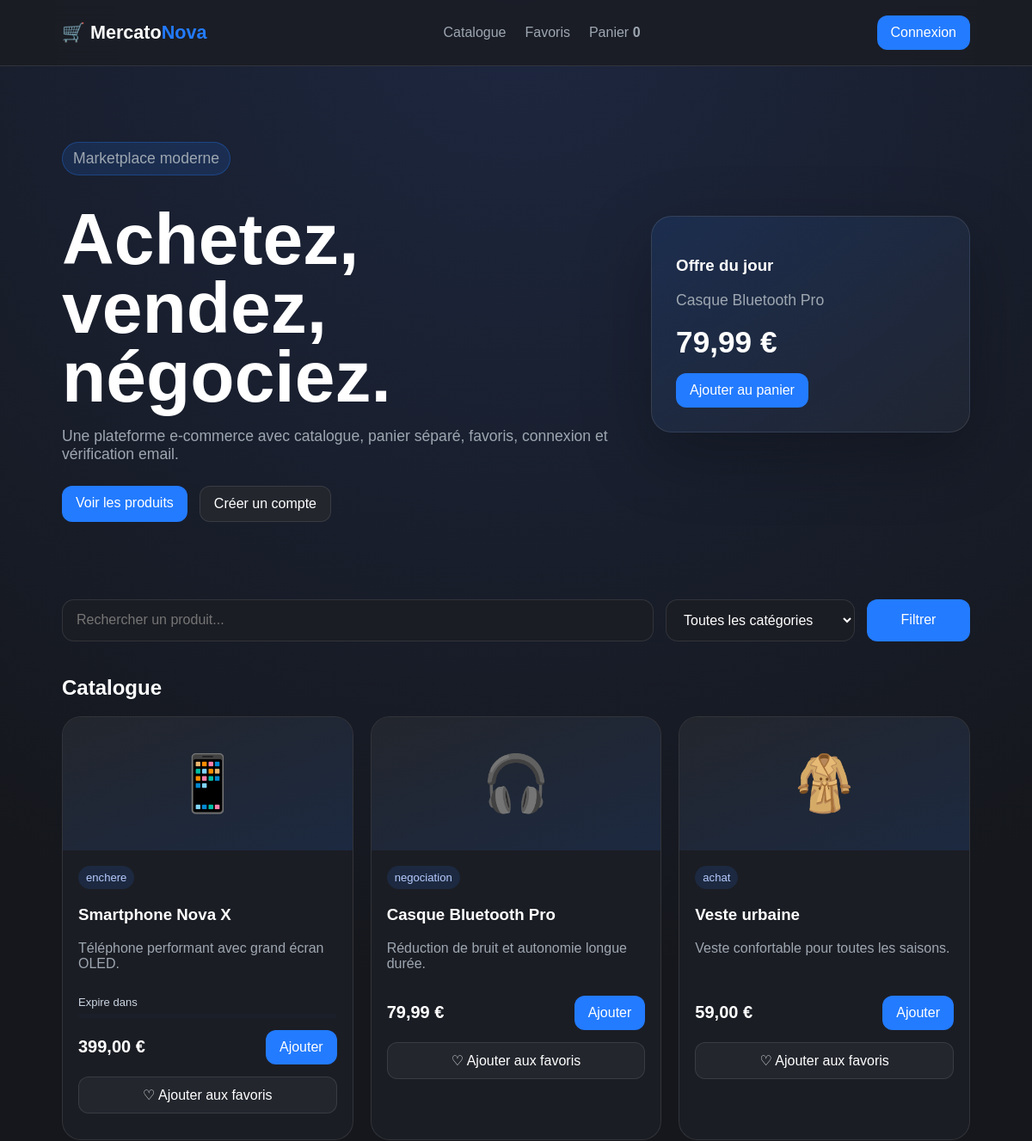
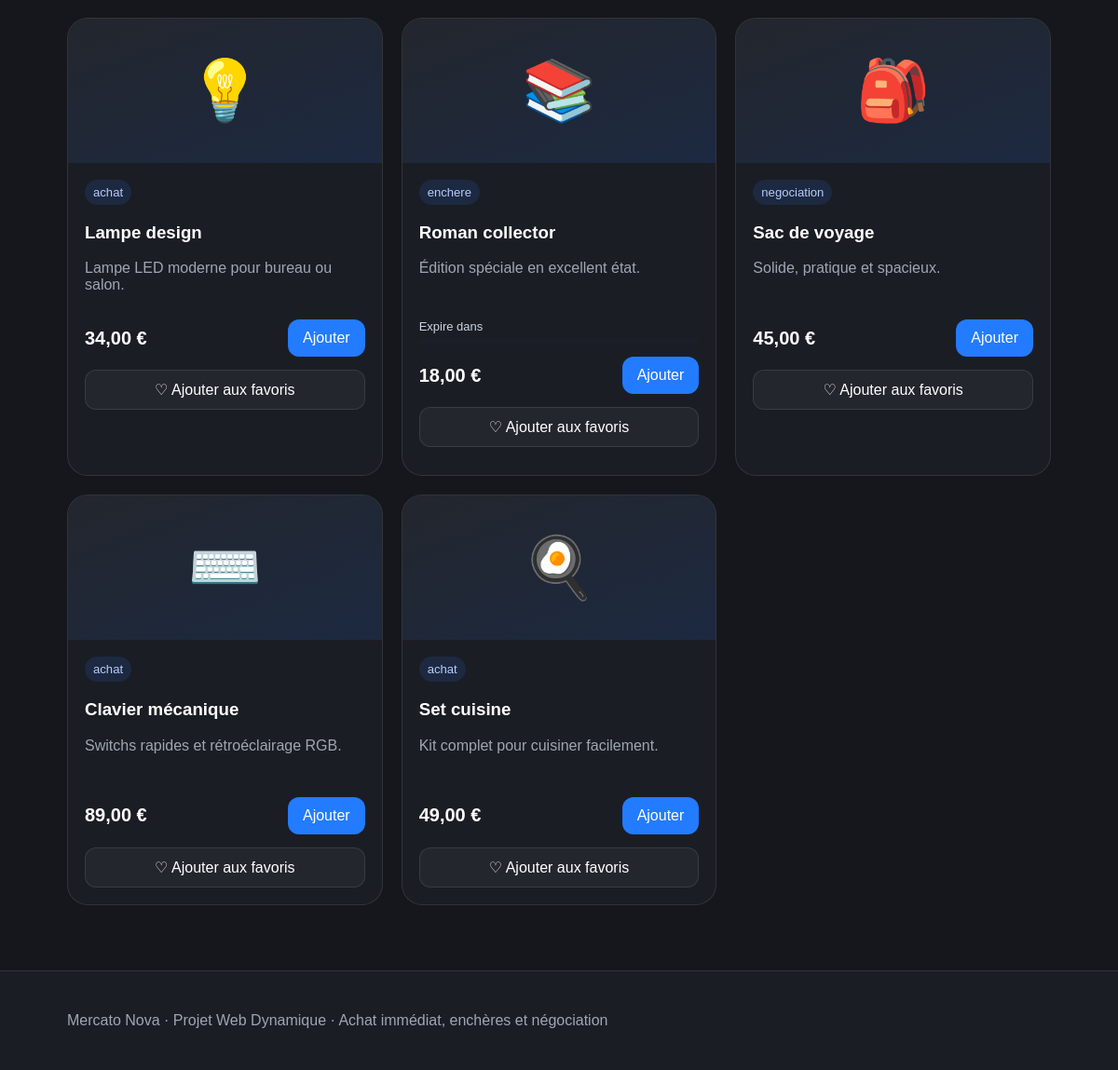
The page / on the database its author committed (2 pictures, top to bottom).
### tables this page shows
CREATE TABLE IF NOT EXISTS `products` (
  `id` int NOT NULL AUTO_INCREMENT,
  `name` varchar(120) NOT NULL,
  `category` varchar(60) NOT NULL,
  `icon` varchar(20) NOT NULL,
  `description` text NOT NULL,
  `price` decimal(10,2) NOT NULL,
  `sale_mode` enum('achat','enchere','negociation') NOT NULL DEFAULT 'achat',
  `seller_id` int DEFAULT NULL,
  `created_at` timestamp NULL DEFAULT CURRENT_TIMESTAMP,
  `start_date` datetime DEFAULT NULL,
  `end_date` datetime DEFAULT NULL,
  PRIMARY KEY (`id`),
  KEY `seller_id` (`seller_id`)
);

### includes/functions.php (called while the page is built, shortened)
<?php
function isLoggedIn(): bool {
    return isset($_SESSION['user_id']);
}
function cartCount(): int {
    return array_sum($_SESSION['cart'] ?? []);
}
function formatPrice(float $price): string {
    return number_format($price, 2, ',', ' ') . ' €';
}
function h(string $value): string {
    return htmlspecialchars($value, ENT_QUOTES, 'UTF-8');
}
?>

### index.php (the view, shortened to what this page needs)
<?php
require_once "config/database.php";
require_once "includes/functions.php";
$search = trim($_GET["search"] ?? "");
$sql = "SELECT * FROM products WHERE 1";
$params = [];
$sql .= " ORDER BY created_at DESC";
$stmt = $pdo->prepare($sql);
$stmt->execute($params);
$products = $stmt->fetchAll();
$favorites = [];
include "includes/header.php";
?>
<section class="hero">
  <div>
    <p class="badge">Marketplace moderne</p>
    <h1>Achetez, vendez, négociez.</h1>
    <p>Une plateforme e-commerce avec catalogue, panier séparé, favoris, connexion et vérification email.</p>
    <div class="hero-actions">
      <a href="#catalogue" class="btn primary">Voir les produits</a>
      <?php if (!isLoggedIn()): ?>
    <a href="register.php" class="btn secondary">Créer un compte</a>
<?php endif; ?>
    </div>
  </div>
  <div class="hero-card">
    <h3>Offre du jour</h3>
    <p>Casque Bluetooth Pro</p>
    <strong>79,99 €</strong>
    <form method="post" action="actions/add_cart.php">
      <button>Ajouter au panier</button>
    </form>
  </div>
</section>
<main>
  <form class="filters" method="get">
    <input name="search" value="<?= h($search) ?>" type="text" placeholder="Rechercher un produit...">
    <select name="category">
      <option value="all">Toutes les catégories</option>
    </select>
    <button>Filtrer</button>
  </form>
  <section id="catalogue">
    <h2>Catalogue</h2>
    <div class="product-grid">
      <?php foreach ($products as $product): ?>
        <article class="product-card">
          <div class="product-img"><?= h($product["icon"]) ?></div>
          <div class="product-info">
            <span class="tag"><?= h($product["sale_mode"]) ?></span>
            <h3><?= h($product["name"]) ?></h3>
            <p><?= h($product["description"]) ?></p>
            <?php if ($product["sale_mode"] === "enchere"): ?>
             <div class="auction-box">
              <div class="auction-time">
                <span>Expire dans</span>
              </div>
              <div class="time-bar">
              </div>
         <?php endif; ?>
            <div class="price-row">
              <span class="price"><?= formatPrice((float) $product["price"]) ?></span>
              <form method="post" action="actions/add_cart.php">
                <button>Ajouter</button>
              </form>
            </div>
            <form method="post" action="actions/toggle_favorite.php">
              <button class="favorite-btn" type="submit">
                <?= in_array($product["id"], $favorites) ? "♥ Retirer des favoris" : "♡ Ajouter aux favoris" ?>
              </button>
            </form>
          </div>
        </article>
      <?php endforeach; ?>
    </div>
  </section>
</main>
<?php include "includes/footer.php"; ?>

### includes/header.php (shortened to what this page needs)
<?php require_once __DIR__ . '/functions.php'; ?>
<!DOCTYPE html>
<html lang="fr">
<head>
  <link rel="stylesheet" href="assets/style.css">
</head>
<body>
<header class="topbar">
  <a class="logo" href="index.php">🛒 Mercato<span>Nova</span></a>
  <nav>
    <a href="index.php">Catalogue</a>
    <a href="favoris.php">Favoris</a>
    <a href="panier.php">Panier <strong><?= cartCount() ?></strong></a>
  </nav>
  <div class="account-zone">
    <?php if (isLoggedIn()): ?>
      <span class="hello">Bonjour <?= h($_SESSION['username']) ?></span>
      <a class="login-btn secondary-btn" href="logout.php">Déconnexion</a>
    <?php else: ?>
      <a class="login-btn" href="login.php">Connexion</a>
    <?php endif; ?>
  </div>
</header>

### includes/footer.php (shortened to what this page needs)
<footer>
  <p>Mercato Nova · Projet Web Dynamique · Achat immédiat, enchères et négociation</p>
</footer>
</body>
</html>

### assets/style.css (style rules this page uses)
:root { --primary: #237bff; --bg: #15171c; --panel: #1b1d24; --panel2: #23262d; --text: #fff; --muted: #9ea7b1; --danger: #ef4444; --success: #22c55e; --border: rgba(255, 255, 255, .1); }
* { box-sizing: border-box; }
body { margin: 0; font-family: Arial, Helvetica, sans-serif; color: var(--text); background: radial-gradient(circle at top, #1d2740 0, var(--bg) 45%); }
a { color: inherit; text-decoration: none; }
button, input, select { font: inherit; }
.topbar { position: sticky; top: 0; z-index: 10; display: flex; align-items: center; justify-content: space-between; gap: 20px; padding: 18px 6%; background: rgba(27, 29, 36, .88); backdrop-filter: blur(12px); border-bottom: 1px solid var(--border); }
.logo { font-size: 1.35rem; font-weight: 800; }
.logo span { color: var(--primary); }
nav { display: flex; gap: 22px; color: var(--muted); }
.account-zone { display: flex; align-items: center; gap: 12px; }
button, .btn, .login-btn { border: 0; border-radius: 12px; padding: 11px 16px; color: white; background: var(--primary); cursor: pointer; transition: .2s; }
.secondary, .secondary-btn { background: var(--panel2); border: 1px solid var(--border); }
.hero { min-height: 480px; display: grid; grid-template-columns: 1.4fr .8fr; gap: 36px; align-items: center; padding: 70px 6%; }
.badge { display: inline-block; color: #b7ccff; background: rgba(35, 123, 255, .15); border: 1px solid rgba(35, 123, 255, .3); padding: 8px 12px; border-radius: 999px; }
.hero h1 { font-size: clamp(2.5rem, 7vw, 5.5rem); line-height: .95; margin: 18px 0; }
.hero p { color: var(--muted); max-width: 680px; font-size: 1.1rem; }
.hero-actions { display: flex; gap: 14px; margin-top: 26px; }
.hero-card, .auth-card, .table-card, .panel { background: linear-gradient(145deg, rgba(35, 123, 255, .12), rgba(255, 255, 255, .04)); border: 1px solid var(--border); border-radius: 24px; padding: 28px; box-shadow: 0 25px 80px rgba(0, 0, 0, .25); }
.hero-card strong { display: block; font-size: 2.2rem; margin: 16px 0; }
main { padding: 20px 6% 70px; }
.filters { display: grid; grid-template-columns: 1fr 220px 120px; gap: 14px; margin-bottom: 40px; }
.filters input, .filters select, .auth-card input { width: 100%; background: var(--panel); color: white; border: 1px solid var(--border); border-radius: 14px; padding: 14px 16px; }
.product-grid { display: grid; grid-template-columns: repeat(auto-fill, minmax(250px, 1fr)); gap: 20px; }
.product-card { overflow: hidden; background: var(--panel); border: 1px solid var(--border); border-radius: 22px; }
.product-img { height: 155px; display: grid; place-items: center; font-size: 4rem; background: linear-gradient(160deg, var(--panel2), rgba(35, 123, 255, .13)); }
.product-info { padding: 18px; }
.tag { display: inline-block; color: #b7ccff; background: rgba(35, 123, 255, .13); padding: 6px 9px; border-radius: 999px; font-size: .82rem; }
.product-info p { color: var(--muted); min-height: 48px; }
.price-row { display: flex; align-items: center; justify-content: space-between; gap: 10px; margin: 14px 0; }
.price { font-weight: 800; font-size: 1.25rem; }
.favorite-btn { width: 100%; background: var(--panel2); border: 1px solid var(--border); }
footer { border-top: 1px solid var(--border); padding: 28px 6%; color: var(--muted); background: var(--panel); }
.auction-box { margin: 12px 0; }
.auction-time { display: flex; justify-content: space-between; font-size: 13px; color: #cbd5e1; margin-bottom: 6px; }
.time-bar { width: 100%; height: 5px; background: #1b1f2a; border-radius: 20px; overflow: hidden; }

### rows shown on the page
products: icon "📱", sale_mode "enchere", name "Smartphone Nova X", description "Téléphone performant avec grand écran OLED.", price "399,00 €", shows "♡ Ajouter aux favoris"
products: icon "🎧", sale_mode "negociation", name "Casque Bluetooth Pro", description "Réduction de bruit et autonomie longue durée.", price "79,99 €", shows "♡ Ajouter aux favoris"
products: icon "🧥", sale_mode "achat", name "Veste urbaine", description "Veste confortable pour toutes les saisons.", price "59,00 €", shows "♡ Ajouter aux favoris"
products: icon "💡", sale_mode "achat", name "Lampe design", description "Lampe LED moderne pour bureau ou salon.", price "34,00 €", shows "♡ Ajouter aux favoris"
products: icon "📚", sale_mode "enchere", name "Roman collector", description "Édition spéciale en excellent état.", price "18,00 €", shows "♡ Ajouter aux favoris"
products: icon "🎒", sale_mode "negociation", name "Sac de voyage", description "Solide, pratique et spacieux.", price "45,00 €", shows "♡ Ajouter aux favoris"
products: icon "⌨️", sale_mode "achat", name "Clavier mécanique", description "Switchs rapides et rétroéclairage RGB.", price "89,00 €", shows "♡ Ajouter aux favoris"
products: icon "🍳", sale_mode "achat", name "Set cuisine", description "Kit complet pour cuisiner facilement.", price "49,00 €", shows "♡ Ajouter aux favoris"

### other values the page prints
cartCount() "0"
